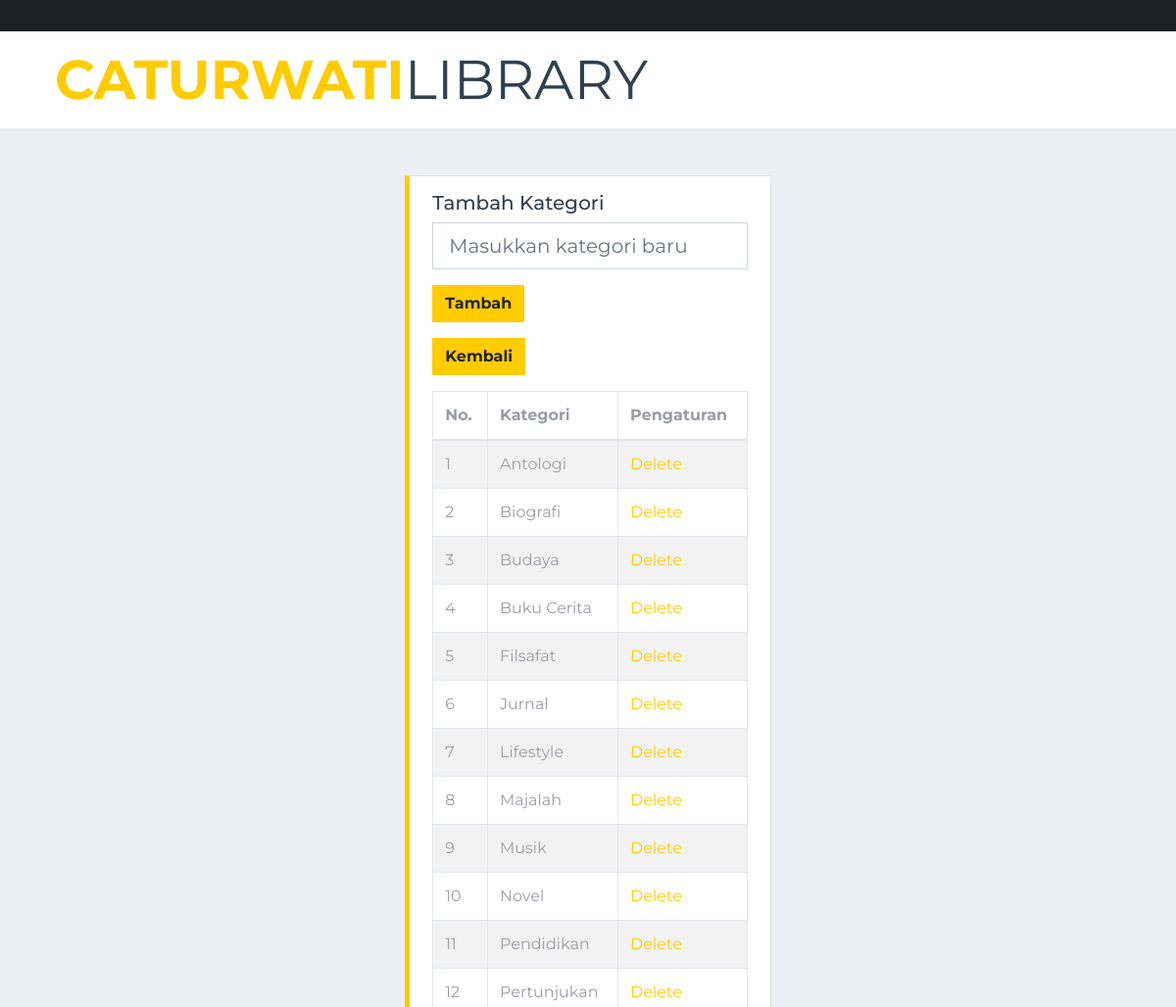
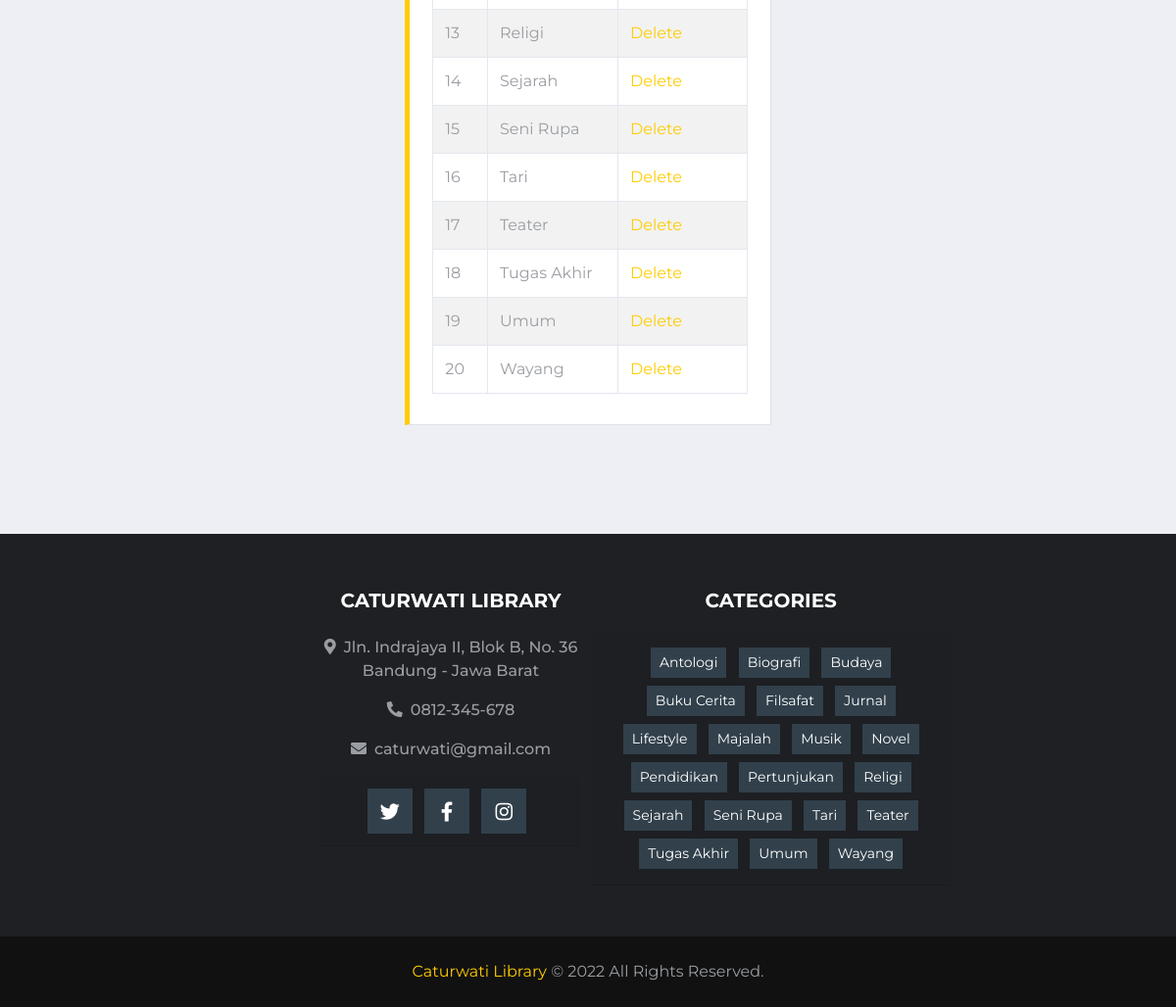
/create-kate.php, run on the app's committed database (2 pictures, top to bottom).
### tables this page shows
CREATE TABLE `kategori_kel` (
  `id` int(11) NOT NULL,
  `kategori_k` varchar(100) NOT NULL
);

### create-kate.php (the view, shortened to what this page needs)
<!DOCTYPE html>
<html lang="en">
<head>
    <link href="https://cdnjs.cloudflare.com/ajax/libs/font-awesome/5.15.0/css/all.min.css" rel="stylesheet">
    <link href="lib/owlcarousel/assets/owl.carousel.min.css" rel="stylesheet">
    <link href="css/style.css" rel="stylesheet">
</head>
<body>
    <?php include 'body-header.php'; ?>
    <div class="container-fluid col-lg-6 mb-3">
        <div class="container py-5 col-8 mb-3">
            <div class="section-title col-md-12">
                  <div class="col-12">
                    <div class="page-header clearfix">
                        <h5>Tambah Kategori</h5>
                        <form action="act-create-kategori.php" method="get">
                            <input type="text" placeholder="Masukkan kategori baru" name="kategori_k" class="form-control form-control-lg mb-3" required>
                            <button type="submit" class="btn btn-primary font-weight-bold mb-3 ">Tambah</button>
                        </form>
                        <a href="admin.php" class="btn btn-primary font-weight-bold mb-3 ">Kembali</a>
                    </div>
                    <?php
                    $no = 0;
                    $sql = "SELECT * FROM kategori_kel ORDER BY kategori_k ASC";
                    if($result = mysqli_query($link, $sql)){
                        if(mysqli_num_rows($result) > 0){
                            echo "<table class='table table-bordered table-striped'>";
                                echo "<thead>";
                                    echo "<tr>";
                                        echo "<th>No.</th>";
                                        echo "<th>Kategori</th>";
                                        echo "<th>Pengaturan</th>";
                                    echo "</tr>";
                                echo "</thead>";
                                echo "<tbody>";
                                while($row = mysqli_fetch_array($result)){
                                    $no++;
                                    echo "<tr>";
                                        echo "<td>$no</td>";
                                        echo "<td>" . $row['kategori_k'] . "</td>";
                                        echo "<td>";
                                        echo "<a href='delete-kate.php?id=". $row['id'] ."' title='Delete Record' data-toggle='tooltip'> Delete </a>";
                                        echo "</td>";
                                    echo "</tr>";
                                }
                                echo "</tbody>";
                            echo "</table>";
                        } else{
                            echo "<p class='lead'><em>No records were found.</em></p>";
                        }
                    } else{
                        echo "ERROR: Could not able to execute $sql. " . mysqli_error($link);
                    }
                     ?>
                </div>
            </div>
        </div>
    </div>
    <?php include 'footer.php'; ?>
</body>
</html>

### footer.php (shortened to what this page needs)
<div class="container-fluid bg-dark pt-5 px-sm-3 px-md-5 mt-5">
        <div class="row py-2">
            <div class="col-lg-3 col-md-6 mb-5">
                </div>
            <div class="col-lg-3 col-md-6 mb-5">
                <h5 class="mb-4 text-white text-uppercase font-weight-bold text-center">Caturwati Library</h5>
                <p class="font-weight-medium text-center"><i class="fa fa-map-marker-alt mr-2"></i>Jln. Indrajaya II, Blok B, No. 36 <br>Bandung - Jawa Barat</br> </p>
                <p class="font-weight-medium text-center"><i class="fa fa-phone-alt mr-2"></i>0812-345-678</p>
                <p class="font-weight-medium text-center"><i class="fa fa-envelope mr-2"></i>caturwati@gmail.com</p>
                 <div class="col card-header text-center">
                    <a class="btn btn-lg btn-secondary btn-lg-square mr-2" href="#"><i class="fab fa-twitter"></i></a>
                    <a class="btn btn-lg btn-secondary btn-lg-square mr-2" href="#"><i class="fab fa-facebook-f"></i></a>
                    <a class="btn btn-lg btn-secondary btn-lg-square mr-2" href="#"><i class="fab fa-instagram"></i></a>
                </div>
            </div>
            <div class="col-lg-4 col-md-6 mb-5">
                <h5 class="mb-4 text-white text-uppercase font-weight-bold text-center">Categories</h5>
                <div class="m-n1">
                     <div class="col card-header text-center">
                    <?php
                        $sql = "SELECT kategori_k FROM kategori_kel ORDER BY kategori_k ASC";
                        $result = mysqli_query($link, $sql);
                        while ($row = mysqli_fetch_assoc($result)) : ?>
                    <a href="kategori_main.php?kat=<?= $row["kategori_k"]; ?>" class="btn btn-sm btn-secondary m-1"><?= $row["kategori_k"]; ?></a>
                        <?php endwhile; ?>
                </div>
            </div>
        </div>
    </div>
</div>
    <div class="container-fluid py-4 px-sm-3 px-md-5" style="background: #111111;">
        <p class="m-0 text-center"><a href="#">Caturwati Library</a> &copy; 2022 All Rights Reserved.</a></p>
    </div>

### data on the page
kategori_kel: kategori_k "Antologi"
kategori_kel: kategori_k "Biografi"
kategori_kel: kategori_k "Budaya"
kategori_kel: kategori_k "Buku Cerita"
kategori_kel: kategori_k "Filsafat"
kategori_kel: kategori_k "Jurnal"
kategori_kel: kategori_k "Lifestyle"
kategori_kel: kategori_k "Majalah"
kategori_kel: kategori_k "Musik"
kategori_kel: kategori_k "Novel"
kategori_kel: kategori_k "Pendidikan"
kategori_kel: kategori_k "Pertunjukan"
kategori_kel: kategori_k "Religi"
kategori_kel: kategori_k "Sejarah"
kategori_kel: kategori_k "Seni Rupa"
kategori_kel: kategori_k "Tari"
kategori_kel: kategori_k "Teater"
kategori_kel: kategori_k "Tugas Akhir"
kategori_kel: kategori_k "Umum"
kategori_kel: kategori_k "Wayang"
